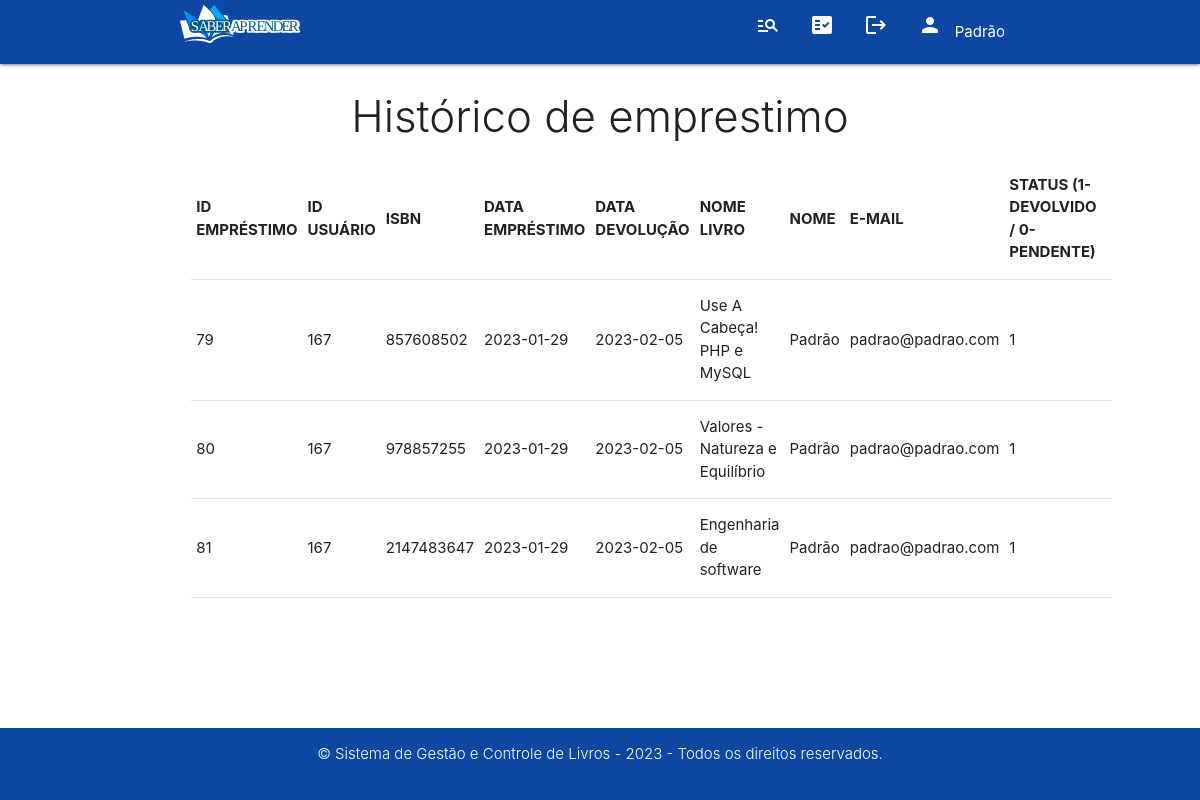
/historico-emprestimo.php (signed in), run on the app's committed database.
### tables this page shows
CREATE TABLE `pessoa` (
  `id` int(11) NOT NULL,
  `nome` varchar(40) DEFAULT NULL,
  `telefone` varchar(15) DEFAULT NULL,
  `email` varchar(40) DEFAULT NULL,
  `endereco` varchar(50) DEFAULT NULL,
  `senha` varchar(32) DEFAULT NULL,
  `permissao` varchar(30) NOT NULL
);

CREATE TABLE `emprestimo` (
  `id_emprestimo` int(11) NOT NULL,
  `fk_id` int(11) DEFAULT NULL,
  `fk_isbn` int(11) DEFAULT NULL,
  `data_emprestimo` date DEFAULT NULL,
  `data_devolucao` date DEFAULT NULL,
  `nome_livro` varchar(100) DEFAULT NULL,
  `nome_pessoa` varchar(100) DEFAULT NULL,
  `email_pessoa` varchar(100) DEFAULT NULL,
  `devolvido` tinyint(1) DEFAULT 0
);

### classe-usuario.php (called while the page is built, shortened)
<?php
Class Usuario{
    public function __construct($dbname, $host, $user, $senha)
    {
        try
        {
            $this->pdo = new PDO("mysql:dbname=".$dbname.";host=".$host,$user,$senha);
        }
        catch (PDOException $e)
        {
            echo "Erro com BD: ".$e->getMessage();
        }
        catch(Exception $e)
        {
            echo "Erro: ".$e->getMessage();
        }
    }
    public function buscarDadosUser($id)
    {
        $cmd = $this->pdo->prepare("SELECT * FROM pessoa WHERE id = :id");
        $cmd->bindValue(":id",$id);
        $cmd->execute();
        $dados = $cmd->fetch();
        return $dados;
    }
    public function buscarDadosEmprestimo($id)
    {
        $cmd = $this->pdo->prepare("SELECT * FROM emprestimo WHERE fk_id = :fk_id");
        $cmd -> bindValue(":fk_id", $id);
        $cmd -> execute();
        $res = $cmd->fetchAll(PDO::FETCH_ASSOC);
        return $res;
    }
}
?>

### historico-emprestimo.php (the view, shortened to what this page needs)
<?php
require_once 'classe-usuario.php';
$us = new Usuario("crudpdo", "localhost", "root", "");
?>
<?php
if(isset($_SESSION['id_usuario']))
    {
        $us = new Usuario("CRUDPDO","localhost","root","");
        $informacoes = $us->buscarDadosUser($_SESSION['id_usuario']);
    }
?>
<!DOCTYPE html>
<html lang="pt-br">
<head>
    <link rel="stylesheet" href="https://cdnjs.cloudflare.com/ajax/libs/materialize/1.0.0/css/materialize.min.css">
    <link rel="stylesheet" type="text/css" href="https://cdn.datatables.net/v/dt/dt-1.13.1/datatables.min.css"/>
    <link rel="stylesheet" href="style.css">
</head>
<body>
    <header>
    <div class="navbar-fixed">
        <nav class="blue darken-4">
            <div class="nav-wrapper container ">
            <a href="areaPrivada.php" class="brand-logo hide-on-med-and-down"><img src="img/logo-saberAprender.svg" alt="logo-livraria"> </a>
                <ul id="nav-mobile" class="right">
                <?php
                    if(isset($_SESSION['id_usuario']))
                    {
                        ?>
                                <li><a href="consulta-livro.php" title="Livros Cadastrados"><span class="material-icons">manage_search</span></a></li>
                                <li><a href="historico-emprestimo.php" title="Histórico"><span class="material-icons"><span class="material-icons">fact_check</span></span></a></li>
                                <li><a href="sair.php" title="Sair"><span class="material-icons">logout </span></a></li>
                                <li><a><span class="material-icons">person</span> &nbsp <?php echo $informacoes['nome']?></a></li>
                                <?php
                    }
                    else
                    {
                        header("location: areaPrivada.php");
                    }
                ?>
                </ul>
            </div>
        </nav>
    </div>
     </header>
     <main class="corpo-cadastro-livro">
         <div class="row container">
            <div class="exibicao-lista row ">
            <section class="col s12"  id="direita">
                <h3 class="center light"> Histórico de emprestimo </h3>
            <table id="table-format" class="display responsive-table">
                <thead>
                    <tr>
                        <th>ID EMPRÉSTIMO</th>
                        <th>ID USUÁRIO</th>
                        <th>ISBN</th>
                        <th>DATA EMPRÉSTIMO</th>
                        <th>DATA DEVOLUÇÃO</th>
                        <th>NOME LIVRO</th>
                        <th>NOME</th>
                        <th>E-MAIL</th>
                        <th>STATUS (1-DEVOLVIDO / 0-PENDENTE)</th>
                        <th></th>
                    </tr>
                </thead>
                <tbody>
                    <?php
                        $dados = $us->buscarDadosEmprestimo($informacoes['id']);
                        if(count($dados) > 0)
                        {
                            for($i=0; $i < count($dados); $i++){
                                echo"<tr>";
                                foreach($dados[$i] as $k => $v){
                                        echo "<td>".$v."</td>";
                                }
                                ?>
                                <td>
                                </td>
                                <?php
                                echo "</tr>";
                            }
                        }else
                        {
                        ?>
                                 <div class="aviso">
                                <h4>Ainda não há empréstimos vinculado ao seu usuário!</h4>
                            </div>
                    <?php
                    }
                ?>
                </tbody>
            </table>
            </section>
        </div>
    </main>
 <footer class="rodape">
        <div class="row container center">
            <p class="light white-text">&copy Sistema de Gestão e Controle de Livros - 2023 - Todos os direitos reservados.</p>
        </div>
    </footer>
</body>
</html>

### style.css (style rules this page uses)
main { margin-bottom: 15%; }
.rodape { position: fixed; bottom: 0; height: auto; width: 100%; background-color: #0d47a1; }
.corpo-cadastro-livro { margin-bottom: 8%; }

### data on the page
pessoa: nome "Padrão"
emprestimo: id_emprestimo "79", fk "167", fk_isbn "857608502", data_emprestimo "2023-01-29", data_devolucao "2023-02-05", nome_livro "Use A Cabeça! PHP e MySQL", nome_pessoa "Padrão", email_pessoa "padrao@padrao.com", devolvido "1"
emprestimo: id_emprestimo "80", fk "167", fk_isbn "978857255", data_emprestimo "2023-01-29", data_devolucao "2023-02-05", nome_livro "Valores - Natureza e Equilíbrio", nome_pessoa "Padrão", email_pessoa "padrao@padrao.com", devolvido "1"
emprestimo: id_emprestimo "81", fk "167", fk_isbn "2147483647", data_emprestimo "2023-01-29", data_devolucao "2023-02-05", nome_livro "Engenharia de software", nome_pessoa "Padrão", email_pessoa "padrao@padrao.com", devolvido "1"
